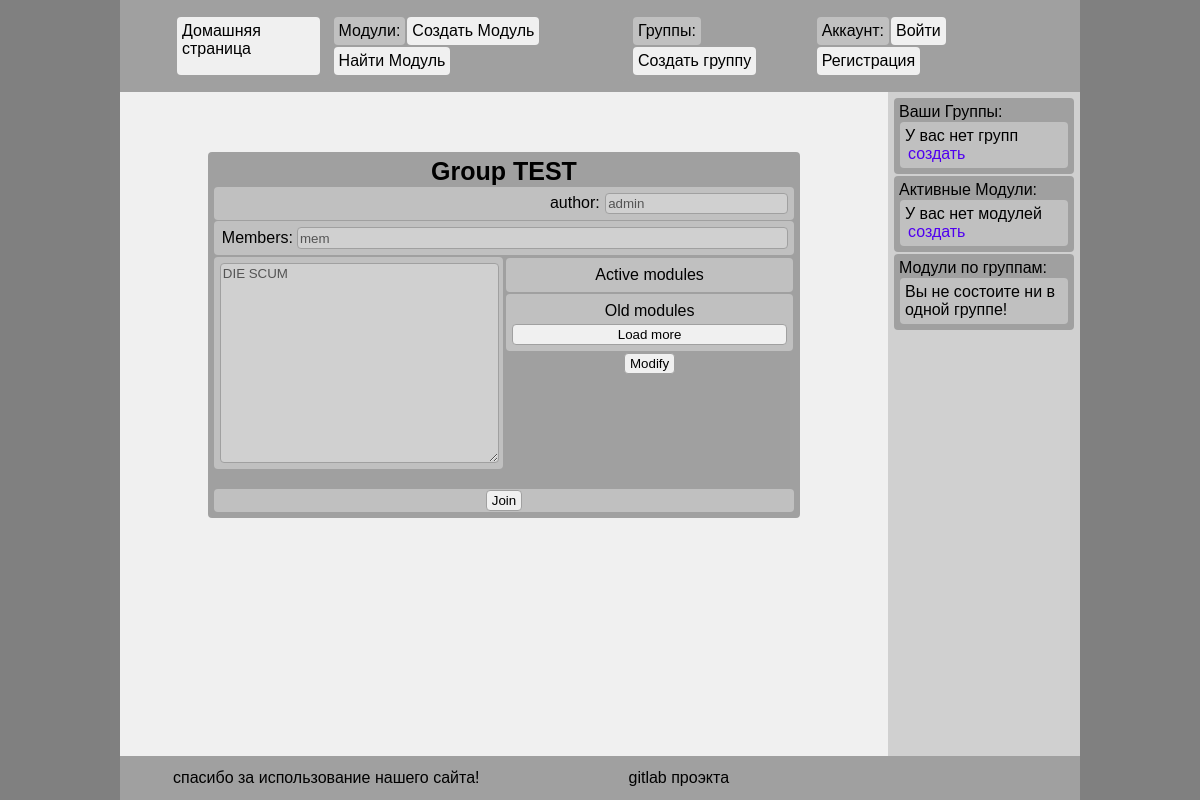
The app's page /groups/y1cPvANMq3r4RXbf/, older data.
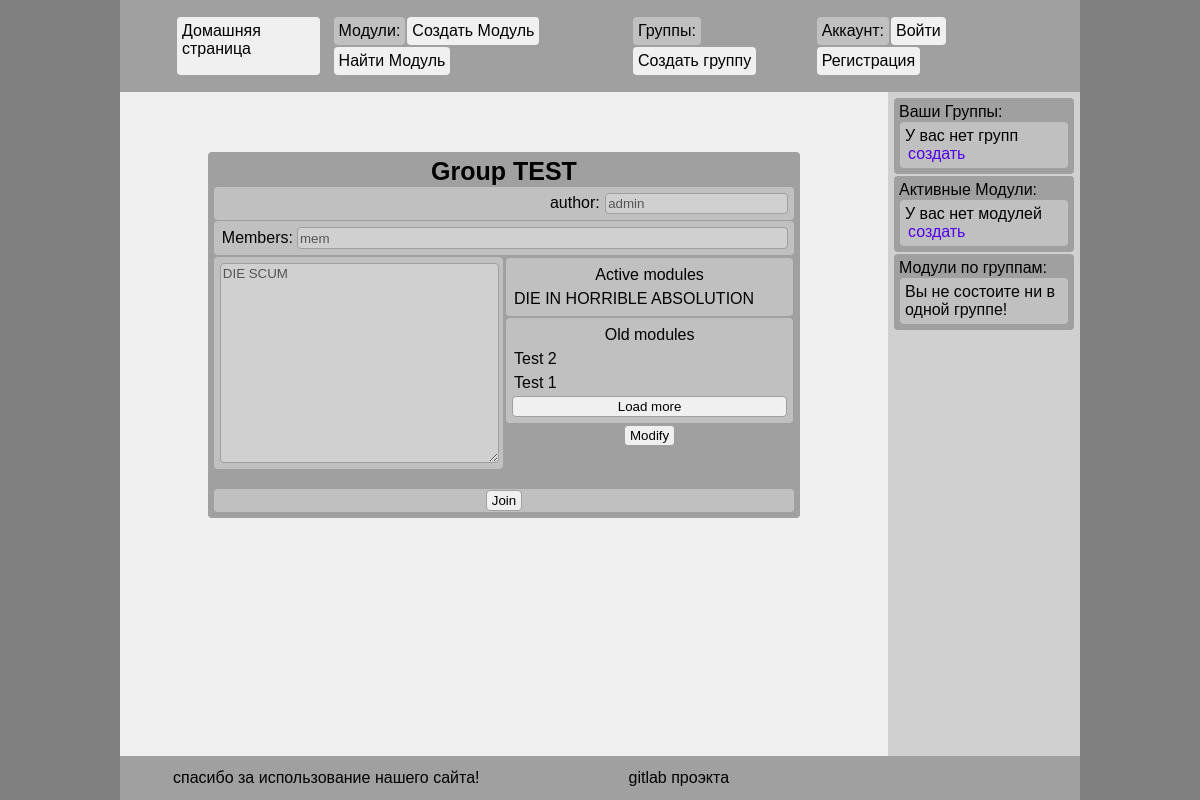
The same page, newer data.
### groups/models.py (models this page shows)
class ModuleData(models.Model):
    module          = models.ForeignKey(Module, related_name="module", on_delete=models.CASCADE, blank=True)
    user_marks      = models.ManyToManyField(UserMark, related_name="user_marks", blank=True)
    deadline        = models.DateTimeField(default=timezone.now())

### tasks/models.py (models this page shows)
class Module(models.Model):
    name            = models.CharField(max_length=64, default="Новый модуль")
    author          = models.ForeignKey(User, on_delete=models.CASCADE)
    description     = models.CharField(max_length=1024, default="AAAA")
    creation_date   = models.DateTimeField(default=timezone.now())
    tasks_data      = models.JSONField(default=list)
    is_tasks_rnd    = models.BooleanField(default=False)
    id              = models.CharField(max_length=16, unique=True, primary_key=True)

### groups/views.py (the view, shortened to what this page needs)
# urls.py: path('groups/<str:id>/',                groups.ShowView),
def ShowView(request, id):
    try: cur_group = Group.objects.get(id=id)
    except Group.DoesNotExist: raise Http404
    if request.method != 'POST':
        context = get_base_context(request)
        context['group'] = cur_group
        return render(request, 'group_show.html', context)

### main/templatetags/DWP.py (called while the page is built)
@register.filter
def inpast(value, form):
    return datetime.now()>datetime.strptime(value,form)

### static/py/view.py (called while the page is built)
def get_base_context(request, **kwargs):
    context = {}
    for c_name, c_value in list(filter(lambda c:c[0].startswith('temp'), request.session.items())):
        if 'keep_cookies' in kwargs and c_name in kwargs['keep_cookies']: continue
        del request.session[c_name]
    for s in request.session.items():print(s)
    if request.user.is_authenticated:
        context['my_modules']    = Module.objects.all()
        context['my_groups']     = Group.objects.all()
        context['new_modules']    = Module.objects.filter(author=request.user)
    return context

### groups/templates/group_show.html (shortened to what this page needs)
{% extends './base.html' %}
{% block content %}
{% load i18n %}
{% load DWP %}
<div class="bigbox">
    <h1>{% trans 'Group' %} {{group.name}}</h1>
    <form method="POST" id="form"> {% csrf_token %}
        <div class="flex flex-sb component2">
            <div>
                {% trans 'author' %}:
                <input value="{{group.author}}" disabled=true/>
            </div>
        </div>
        <div class="flex component2">
            <a>{% trans 'Members'%}:</a>
            <input type="text" disabled value="{%for mem in group.members.all%}mem{%endfor%}" style="width:100%">
        </div>
        <div class="flex">
            <div class="flex-col component2" style="width: 50%">
                <textarea style="width: 100%; resize: vertical; height: 200px" disabled=true>{{group.description}}</textarea>
            </div>
            <div class="flex-col componentNone" style="width: 50%">
                <div class="flex-col component2">
                    <a style="text-align:center">{% trans 'Active modules' %}</a>
                    <div class="flex-col">
                        {%for mod in group.moduls_data.all|dictsortreversed:"deadline"%}
                        {%if not mod.deadline|date:'Y-m-d H:i'|inpast:'%Y-%m-%d %H:%M'%}
                        <a>{{mod.module.name}}</a>
                        {%endif%}
                        {%endfor%}
                    </div>
                </div>
                <div class="flex-col component2">
                    <a style="text-align:center">{% trans 'Old modules' %}</a>
                    <div class="flex-col">
                        {%for mod in group.moduls_data.all|dictsortreversed:"deadline"|slice:':3'%}
                        {%if mod.deadline|date:'Y-m-d H:i'|inpast:'%Y-%m-%d %H:%M'%}
                        <a>{{mod.module.name}}</a>
                        {%endif%}
                        {%endfor%}
                        <input type="button" value="{% trans 'Load more' %}">
                    </div>
                </div>
                <div style="text-align: center">
                    <input name="btn_edit_mod" type="submit" value="{% trans 'Modify' %}">
                </div>
            </div>
        </div>
        <br>
        <div class="submitbox">
        {% if group.author == user %}
            <input type="submit" name="btn_edit" value="{% trans 'Edit' %}">
        {% elif user in group.members_pending.all %}
            <input type="text" value="{% trans 'Join request pending' %}" disabled style="text-align: center">
            <input type="submit" name="btn_cancel_join" value="{% trans 'Cancel' %}">
        {% elif user in group.members.all %}
            <input type="submit" name="btn_leave" value="{% trans 'Leave' %}">
        {% elif user not in group.members.all %}
            <input type="submit" name="btn_join" value="{% trans 'Join' %}">
        {% endif %}
        </div>
    </form>
</div>
{% endblock %}

Row changes from the older to the newer data that the page shows:
added ModuleData: module.name "DIE IN HORRIBLE ABSOLUTION", shown under "Group TEST"
added ModuleData: module.name "Test 2"
added ModuleData: module.name "Test 1"
